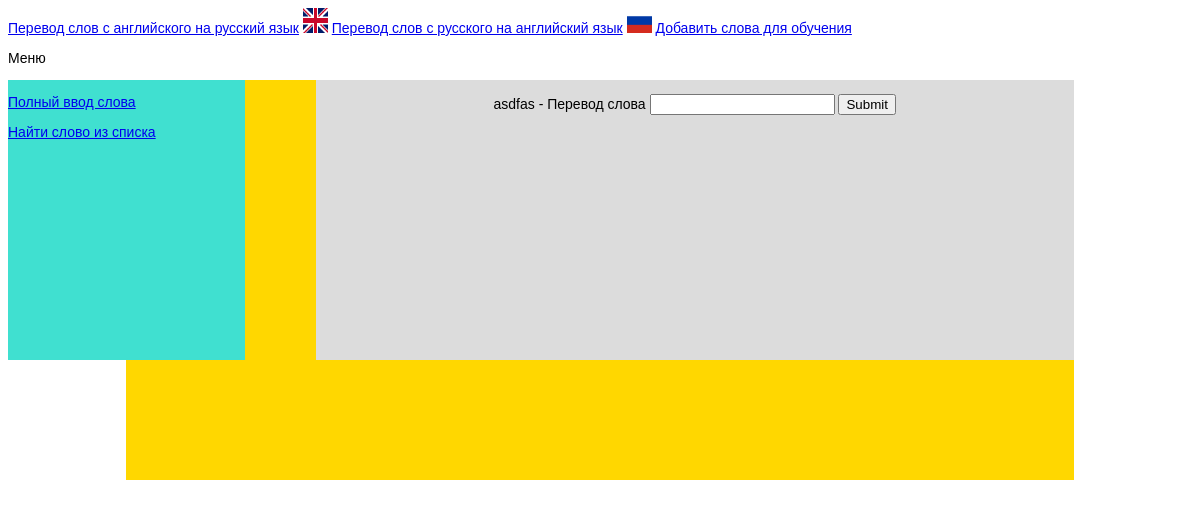
The app's page /input_russia, older data.
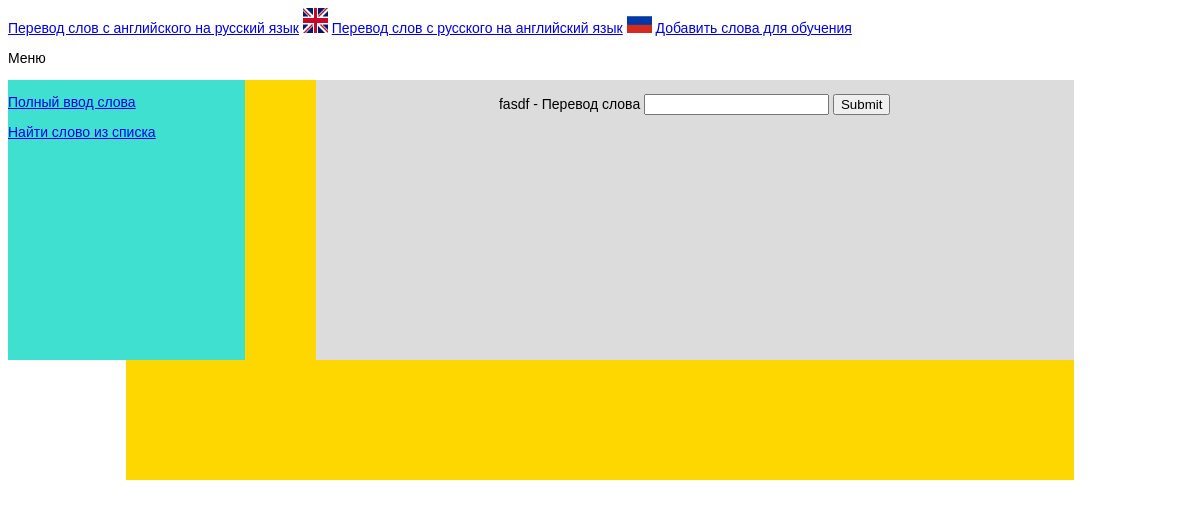
The same page, newer data.
### main.py (models this page shows)
class Dictionary(db.Model):
    id = db.Column(db.Integer, primary_key=True)
    english_word = db.Column(db.String, nullable=False)
    russia_word = db.Column(db.String, nullable=False)

### main.py (the view, shortened to what this page needs)
@app.route("/input_russia",methods=["GET","POST"])
def input_russia():
    lst_id_word = []
    items = Dictionary.query.all()
    for x in items:
        lst_id_word.append(x.id)
    r = choice(lst_id_word)
    q = Dictionary.query.filter_by(id=r).first()
    q_english_word = q.english_word
    q_russia_word = q.russia_word
    return render_template("input_russia.html",menu_russia=menu_russia,q_english_word=q_english_word,q_russia_word=q_russia_word)

### templates/input_russia.html (shortened to what this page needs)
{% extends 'base.html' %}
{% block sidebar %}
{% for m in menu_russia %}
<p><a href="{{m.url}}">{{m.name}}</a></p>
{% endfor %}
{% endblock %}
{% block content %}
<form method="POST">
    <p><span name="word">{{q_russia_word}}</span> - Перевод слова <input type="text" name="word"> <input type="hidden" name="{{q_english_word}}"> <input type="submit"></p>
</form>
{% endblock %}

Row changes from the older to the newer data that the page shows:
removed Dictionary: russia_word "asdfas"
added Dictionary: russia_word "fasdf"
